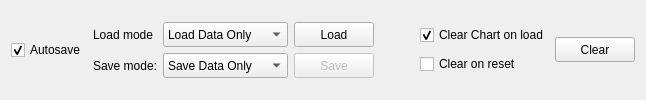
         <widget class="QWidget" name="tabRAM">
          <property name="whatsThis">
           <string>&lt;html&gt;&lt;head/&gt;&lt;body&gt;&lt;p&gt;Parser Memory - stores parsed data in RAM, which can be loaded back if needed. By default, app uses it each time user changes the plot rules to prevent data loss i.e. if a a varaible is removed form plot, its recorded data can be brought back form memory without losing all the measurnments.&lt;/p&gt;&lt;/body&gt;&lt;/html&gt;</string>
          </property>
          <attribute name="title">
           <string>Parser memory</string>
          </attribute>
          <layout class="QGridLayout" name="gridLayout_7">
           <item row="2" column="2">
            <layout class="QVBoxLayout" name="verticalLayout_3">
             <item>
              <layout class="QHBoxLayout" name="horizontalLayout_5">
               <item>
                <widget class="QLabel" name="label_17">
                 <property name="text">
                  <string>Load mode</string>
                 </property>
                </widget>
               </item>
               <item>
                <widget class="QComboBox" name="comboBoxRAMLoadMode">
                 <property name="sizePolicy">
                  <sizepolicy hsizetype="Preferred" vsizetype="Preferred">
                   <horstretch>0</horstretch>
                   <verstretch>0</verstretch>
                  </sizepolicy>
                 </property>
                 <property name="minimumSize">
                  <size>
                   <width>0</width>
                   <height>25</height>
                  </size>
                 </property>
                 <item>
                  <property name="text">
                   <string>Load Data Only</string>
                  </property>
                 </item>
                 <item>
                  <property name="text">
                   <string>Load Data &amp; Text</string>
                  </property>
                 </item>
                </widget>
               </item>
               <item>
                <widget class="QPushButton" name="pushButtonLoadRAMBuffer">
                 <property name="sizePolicy">
                  <sizepolicy hsizetype="Preferred" vsizetype="Preferred">
                   <horstretch>0</horstretch>
                   <verstretch>0</verstretch>
                  </sizepolicy>
                 </property>
                 <property name="text">
                  <string>Load</string>
                 </property>
                </widget>
               </item>
              </layout>
             </item>
             <item>
              <layout class="QHBoxLayout" name="horizontalLayout_4">
               <item>
                <widget class="QLabel" name="label_12">
                 <property name="text">
                  <string>Save mode:</string>
                 </property>
                </widget>
               </item>
               <item>
                <widget class="QComboBox" name="comboBoxRAMSaveMode">
                 <property name="sizePolicy">
                  <sizepolicy hsizetype="Preferred" vsizetype="Preferred">
                   <horstretch>0</horstretch>
                   <verstretch>0</verstretch>
                  </sizepolicy>
                 </property>
                 <property name="minimumSize">
                  <size>
                   <width>0</width>
                   <height>25</height>
                  </size>
                 </property>
                 <item>
                  <property name="text">
                   <string>Save Data Only</string>
                  </property>
                 </item>
                 <item>
                  <property name="text">
                   <string>Save Data &amp; Text</string>
                  </property>
                 </item>
                </widget>
               </item>
               <item>
                <widget class="QPushButton" name="pushButtonSaveParserMemory">
                 <property name="enabled">
                  <bool>false</bool>
                 </property>
                 <property name="sizePolicy">
                  <sizepolicy hsizetype="Minimum" vsizetype="Preferred">
                   <horstretch>0</horstretch>
                   <verstretch>0</verstretch>
                  </sizepolicy>
                 </property>
                 <property name="text">
                  <string>Save</string>
                 </property>
                </widget>
               </item>
              </layout>
             </item>
            </layout>
           </item>
           <item row="2" column="14">
            <layout class="QVBoxLayout" name="verticalLayout_4">
             <item>
              <widget class="QCheckBox" name="checkBoxRAMClearChart">
               <property name="text">
                <string>Clear Chart on load</string>
               </property>
               <property name="checked">
                <bool>true</bool>
               </property>
              </widget>
             </item>
             <item>
              <widget class="QCheckBox" name="checkBoxClearRAMOnReset">
               <property name="text">
                <string>Clear on reset</string>
               </property>
              </widget>
             </item>
            </layout>
           </item>
           <item row="2" column="16">
            <widget class="QPushButton" name="pushButtonRAMClear">
             <property name="sizePolicy">
              <sizepolicy hsizetype="Minimum" vsizetype="Fixed">
               <horstretch>0</horstretch>
               <verstretch>0</verstretch>
              </sizepolicy>
             </property>
             <property name="minimumSize">
              <size>
               <width>0</width>
               <height>25</height>
              </size>
             </property>
             <property name="text">
              <string>Clear</string>
             </property>
            </widget>
           </item>
           <item row="2" column="12">
            <spacer name="horizontalSpacer_8">
             <property name="orientation">
              <enum>Qt::Horizontal</enum>
             </property>
             <property name="sizeHint" stdset="0">
              <size>
               <width>40</width>
               <height>20</height>
              </size>
             </property>
            </spacer>
           </item>
           <item row="2" column="0">
            <widget class="QCheckBox" name="checkBoxAutoSaveBuffer">
             <property name="sizePolicy">
              <sizepolicy hsizetype="Minimum" vsizetype="Preferred">
               <horstretch>0</horstretch>
               <verstretch>0</verstretch>
              </sizepolicy>
             </property>
             <property name="text">
              <string>Autosave</string>
             </property>
             <property name="checkable">
              <bool>true</bool>
             </property>
             <property name="checked">
              <bool>true</bool>
             </property>
            </widget>
           </item>
          </layout>
         </widget>
